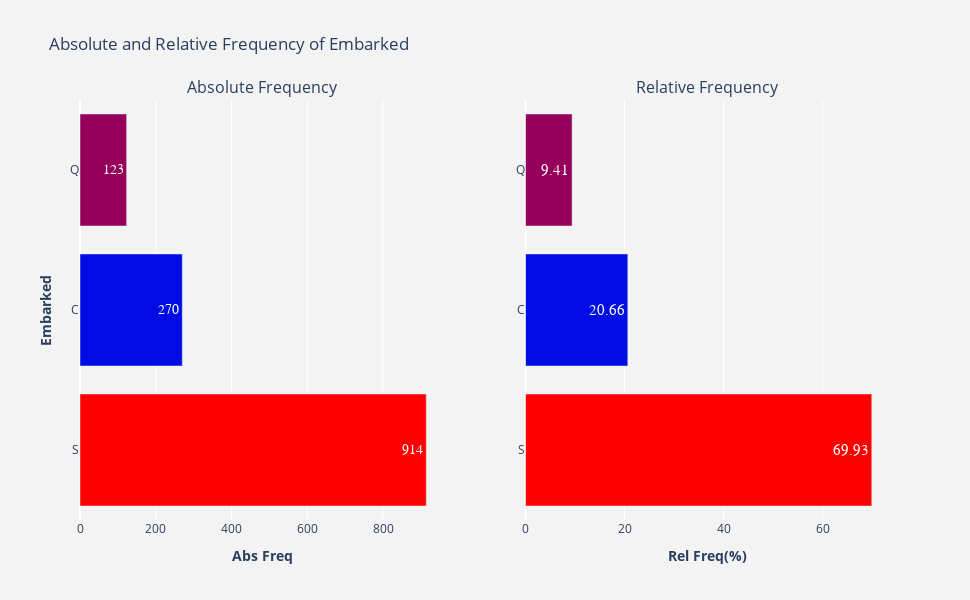

Write notebook code for a chart like this one.
### Code cell
plotFrequency(merged.Embarked)

### Figure 1 — Plotly figure (JSON) as saved in the notebook; plotly's stock layout.template omitted (floating-point values rounded to 4 significant figures)
{"data": [{"hoverinfo": "x+y", "marker": {"color": [914, 270, 123], "colorscale": [[0, "rgb(150,0,90)"], [0.125, "rgb(0,0,200)"], [0.25, "rgb(0,25,255)"], [0.375, "rgb(0,152,255)"], [0.5, "rgb(44,255,150)"], [0.625, "rgb(151,255,0)"], [0.75, "rgb(255,234,0)"], [0.875, "rgb(255,111,0)"], [1, "rgb(255,0,0)"]]}, "name": "Abs Freq", "orientation": "h", "text": [914, 270, 123], "textfont": {"family": "sans serif", "size": 14}, "textposition": "auto", "type": "bar", "x": [914, 270, 123], "xaxis": "x", "y": ["S", "C", "Q"], "yaxis": "y"}, {"hoverinfo": "x+y", "marker": {"color": [69.93, 20.66, 9.41], "colorscale": [[0, "rgb(150,0,90)"], [0.125, "rgb(0,0,200)"], [0.25, "rgb(0,25,255)"], [0.375, "rgb(0,152,255)"], [0.5, "rgb(44,255,150)"], [0.625, "rgb(151,255,0)"], [0.75, "rgb(255,234,0)"], [0.875, "rgb(255,111,0)"], [1, "rgb(255,0,0)"]]}, "name": "Rel Freq(%)", "orientation": "h", "text": [69.93, 20.66, 9.41], "textfont": {"family": "sans serif", "size": 15}, "textposition": "auto", "type": "bar", "x": [69.93, 20.66, 9.41], "xaxis": "x2", "y": ["S", "C", "Q"], "yaxis": "y2"}], "layout": {"annotations": [{"font": {"size": 16}, "showarrow": false, "text": "Absolute Frequency", "x": 0.225, "xanchor": "center", "xref": "paper", "y": 1, "yanchor": "bottom", "yref": "paper"}, {"font": {"size": 16}, "showarrow": false, "text": "Relative Frequency", "x": 0.775, "xanchor": "center", "xref": "paper", "y": 1, "yanchor": "bottom", "yref": "paper"}], "height": 600, "hovermode": "closest", "paper_bgcolor": "rgb(243, 243, 243)", "plot_bgcolor": "rgb(243, 243, 243)", "showlegend": false, "title": {"text": "Absolute and Relative Frequency of Embarked"}, "width": 970, "xaxis": {"anchor": "y", "domain": [0, 0.45], "title": {"text": "<b>Abs Freq</b>"}}, "xaxis2": {"anchor": "y2", "domain": [0.55, 1], "title": {"text": "<b>Rel Freq(%)</b>"}}, "yaxis": {"anchor": "x", "domain": [0, 1], "title": {"text": "<b>Embarked</b>"}}, "yaxis2": {"anchor": "x2", "domain": [0, 1]}}}
